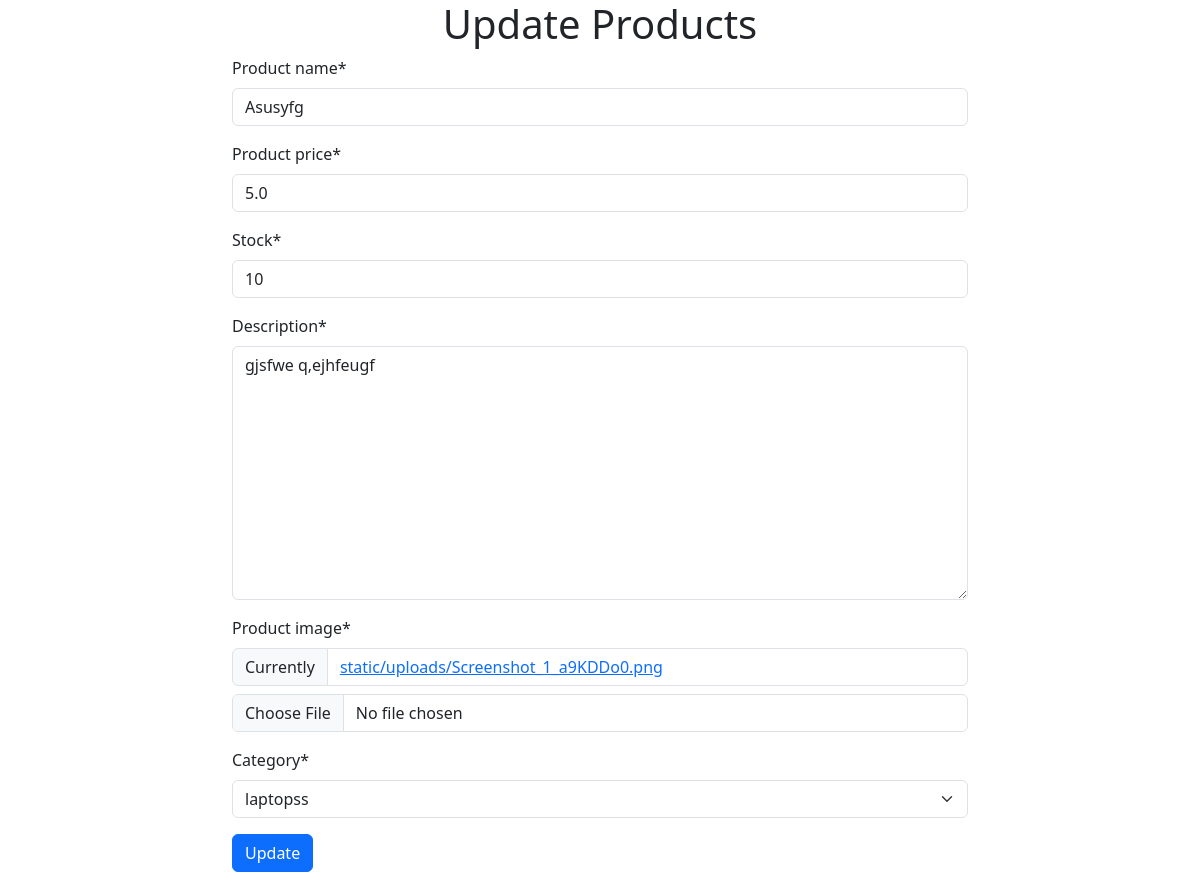
/myapp/update/7/ (signed in), run on the app's committed database.
### myapp/models.py (models this page shows, shortened)
class Product(models.Model):
    product_name=models.CharField(max_length=100)
    product_price=models.FloatField()
    stock=models.IntegerField()
    description=models.TextField()
    product_image=models.FileField(upload_to='static/uploads',null=True)
    created_at=models.DateTimeField(auto_now_add=True)
    category=models.ForeignKey(Category,on_delete=models.CASCADE,related_name='categories',null=True)

### users/auth.py (the view)
    def wrapper_function(request,*args,**kwargs):
        if not request.user.is_staff:
            return redirect('/users')
        else:
            return view_function(request,*args,**kwargs)

### myapp/forms.py
class ProductForm(ModelForm):
    class Meta:
        model=Product
        fields='__all__'

### myapp/models.py (called while the page is built)
    def __str__(self):
        return self.name

### myapp/views.py (called while the page is built, shortened)
@login_required
@admin_only
def update(request,product_id):
    instances=Product.objects.get(pk=product_id)
    context={
        'form':ProductForm(instance=instances)
    }
    return render(request,'myapp/updateProduct.html',context)

### users/auth.py (called while the page is built)
def admin_only(view_function):
    def wrapper_function(request,*args,**kwargs):
        if not request.user.is_staff:
            return redirect('/users')
        else:
            return view_function(request,*args,**kwargs)
    return wrapper_function

### myapp/templates/myapp/updateProduct.html (shortened to what this page needs)
{% extends "layout.html" %}
{% load crispy_forms_tags %}
{% block content %}
<h1 class="text-center">Update Products</h1>
<div class="container">
    <div class="row d-flex justify-content-center">
        <div class="col-md-8">
            <form method="post" enctype="multipart/form-data">
                {{ form|crispy }}
                <div class="my-3">
                    <input type="submit" value="Update" name="submit" class="btn btn-primary">
                </div>
            </form>
        </div>
    </div>
</div>
{% endblock  %}

### data on the page
Product: product_name "Asusyfg", product_price "5.0", stock "10", description "gjsfwe q,ejhfeugf", category "laptopss"
